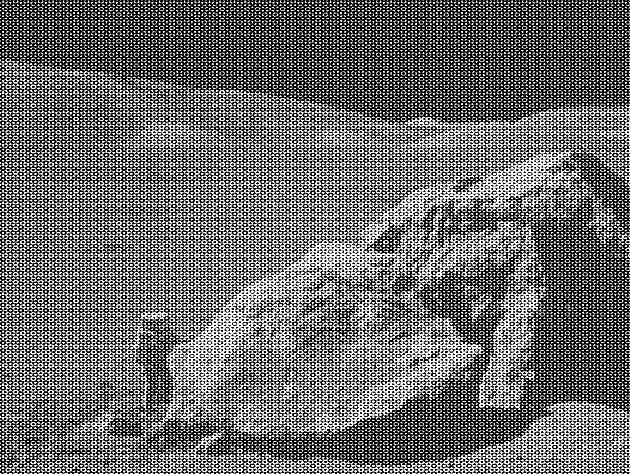
#> input picture A2/moonlanding.png, 630 x 474 px
$ python fft_test.py
#> lines starting #> are read from the running program, lines starting #| are printed output that depends on the picture
from matplotlib.colors import LogNorm
import matplotlib.pyplot as plt
import numpy as np
import argparse
import cv2

def init_args():
    """parse the command line arguments (stdin)"""
    # create a parser
    parser = argparse.ArgumentParser(allow_abbrev=False)

    # optional arguments
    parser.add_argument("-m", type=int, choices=[1, 2, 3, 4], default=1, dest="mode")
    parser.add_argument("-i", type=str, default="moonlanding.png", dest="image")

    # parse the arguments with the previously defined parser
    args = None
    try:
        args = parser.parse_args()
    except SystemExit as error:
        raise

    return args

def main():

    args = init_args()

    print(f"MODE: {args.mode}")
    print(f"IMAGE: {args.image}")  # TODO: error if no image found


    ########### RESULT ###############
    if args.mode == 1:

        image = cv2.imread(args.image, cv2.IMREAD_GRAYSCALE) # putin grayscale
#> image is the input picture: shape (474, 630); min 0, max 255, mean 108.1

        fft_result = np.fft.fft2(image)  # Compute the 2D FFT

        print("OOOOOOOOOOOOOOOOOOOOOOOO")
        print(fft_result)
#> (printed output is left out)

        # Step 3: Compute the log-scaled magnitude
        magnitude_spectrum = np.log(1 + np.abs(fft_result))  # Log-scaled magnitude spectrum
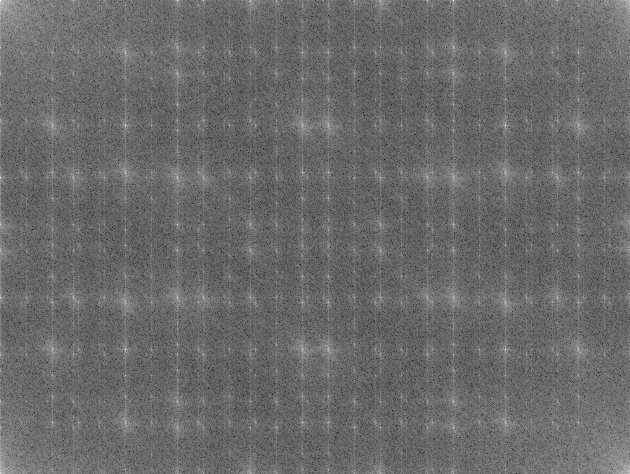
#> magnitude_spectrum: shape (474, 630) float64; min 3.18, max 17.29, mean 9.08; drawn with min black and max white

        # Step 4: Visualize the original image and its Fourier Transform
        plt.figure(figsize=(12, 6))

        # Original image
        plt.subplot(1, 2, 1)
        plt.imshow(image, cmap="gray")
        plt.title("Original Image")
        plt.axis("off")

        # Log-scaled Fourier Transform
        plt.subplot(1, 2, 2)
        plt.imshow(magnitude_spectrum, norm=LogNorm(), cmap="gray")
        plt.title("Log-Scaled Fourier Transform")
        plt.axis("off")

        plt.tight_layout()
        plt.show()
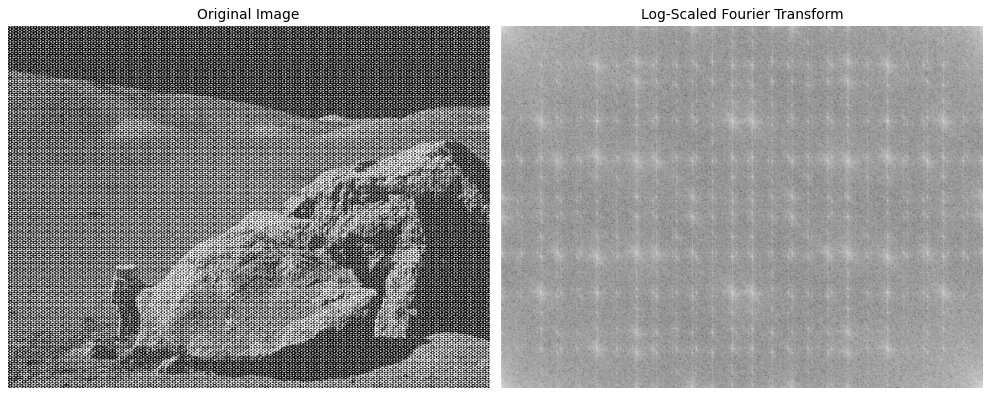
#> figure drawn by matplotlib, 2 panels

if __name__ == "__main__":
    main()
